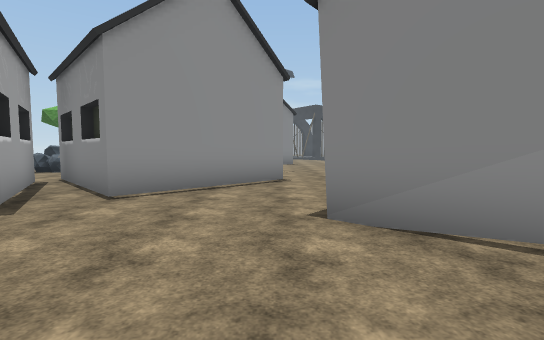
[1] (above)

23 first-person views from a walk through a 3-D level made in the Unity game engine. The camera is 1.5 m above the floor, tilts 4° down and sees 85° across. The floor is counted in squares, 2 m on a side. Each view is taken from the middle of a square. On the plan, view 1 faces up. The plan holds only what a view shows up to about 10 squares ahead; the rest is blank. The place goes on beyond the plan. The player is left out. Some surface patterns are stand-ins.

[2]
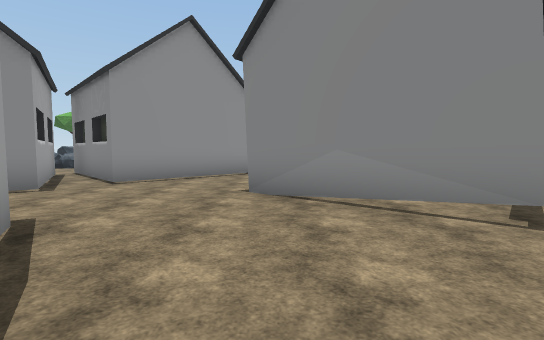

[3]
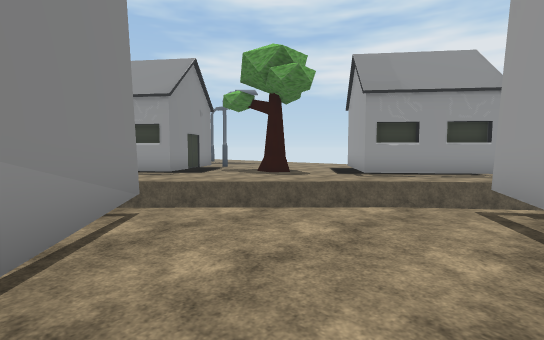

[4]
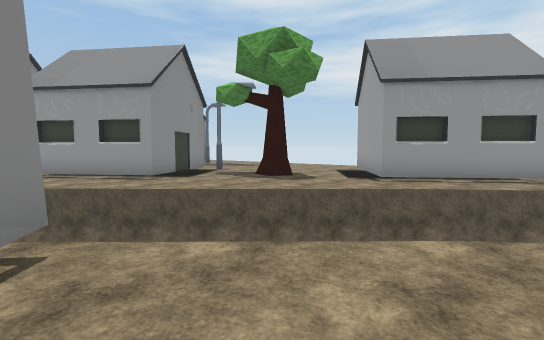

[5]
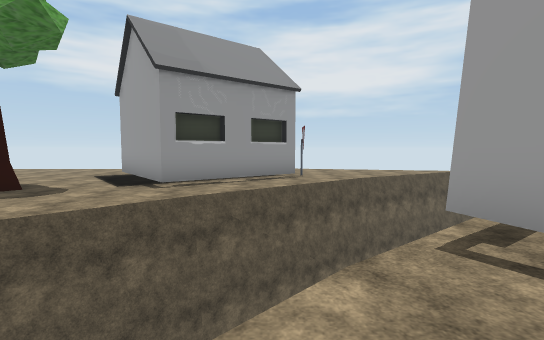

[6]
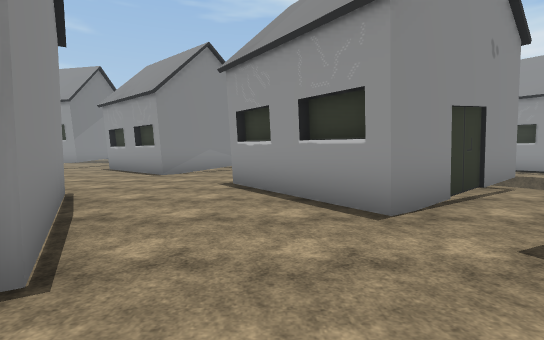

[7]
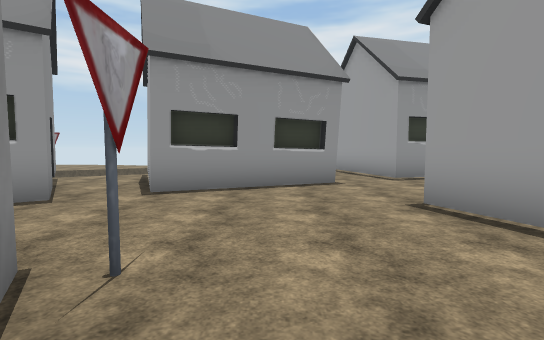

[8]
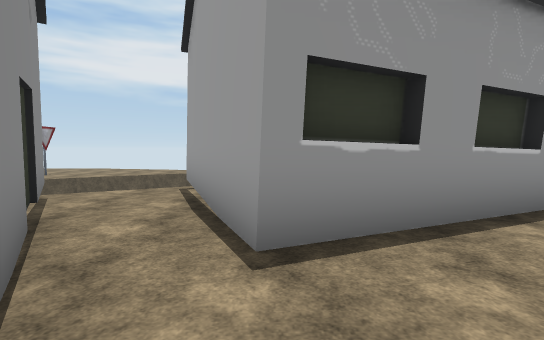

[9]
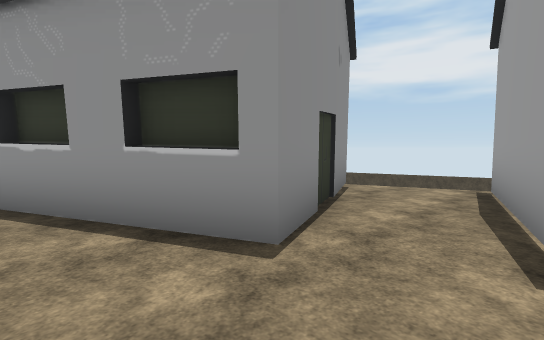

[10]
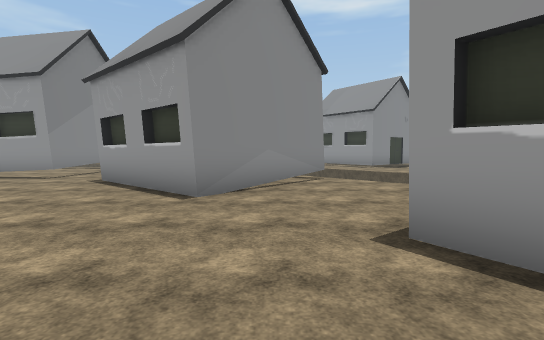

[11]
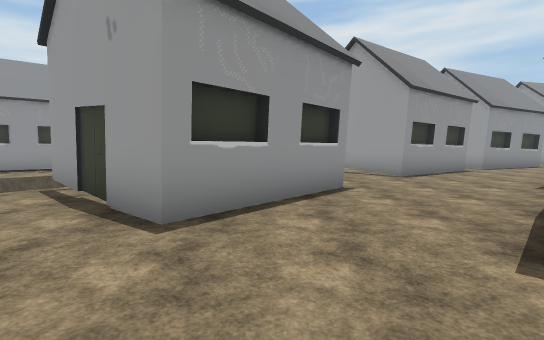

[12]
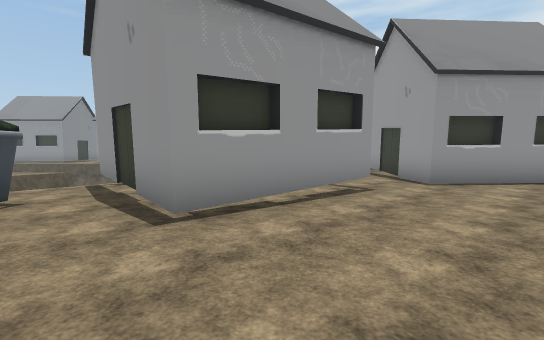

[13]
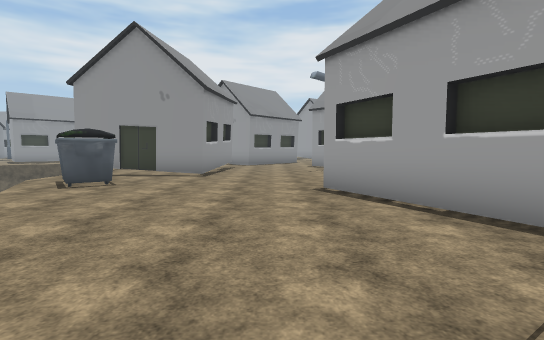

[14]
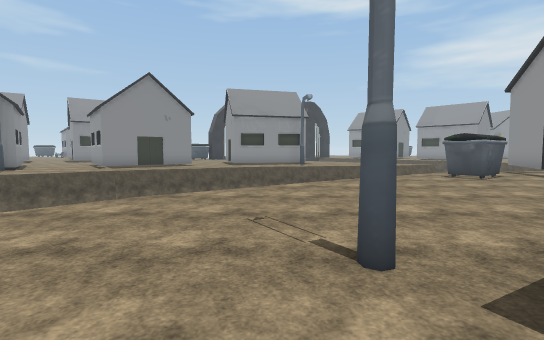

[15]
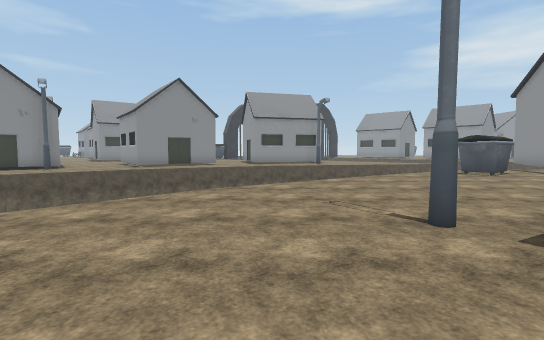

[16]
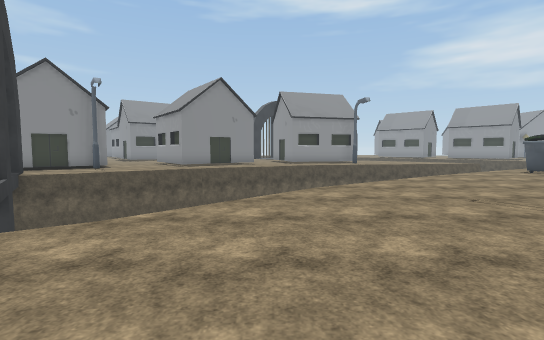

[17]
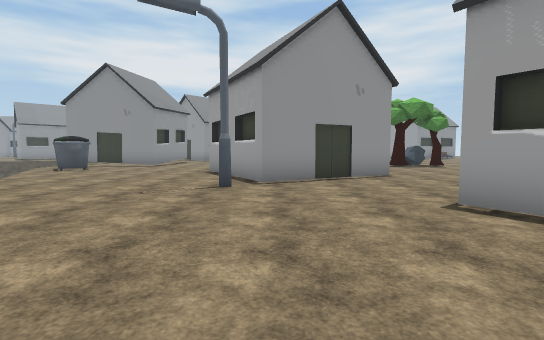

[18]
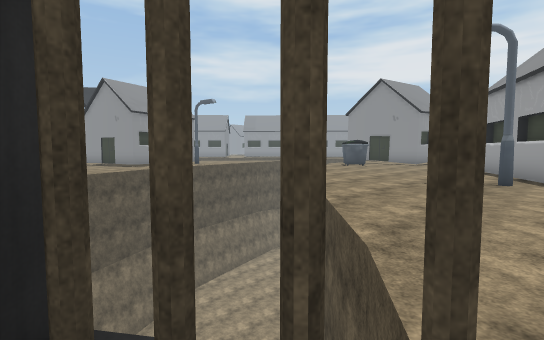

[19]
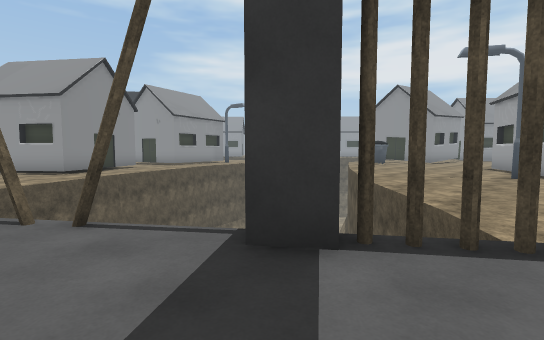

[20]
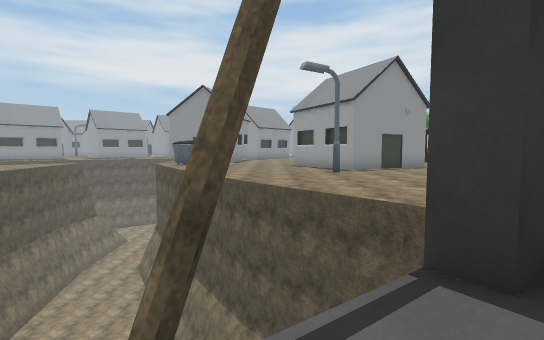

[21]
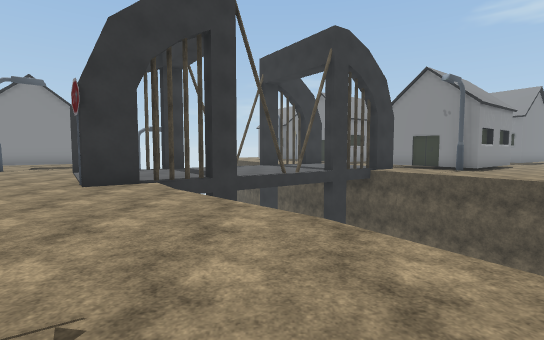

[22]
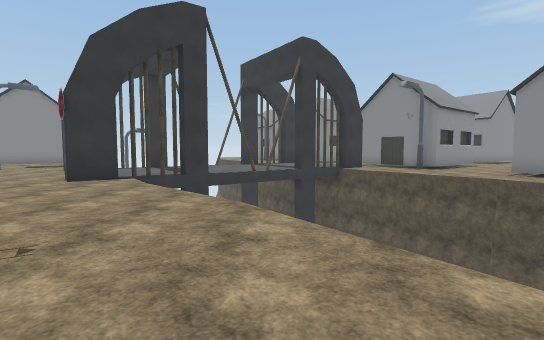

[23]
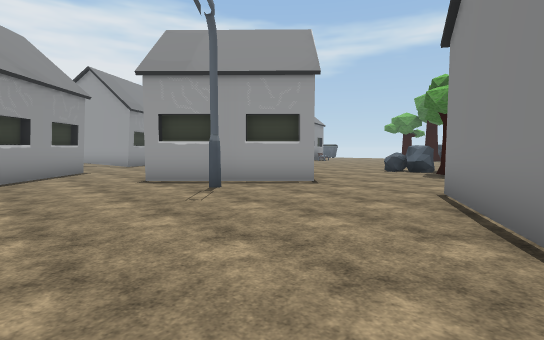

### Floor plan
Key: @ floor where view 1 was taken; # wall or solid block; x gap in a wall; . main floor; - floor 0.25 m lower than the main floor; _ floor 3.25 m lower than the main floor; / step, stairs or slope; v drop or lower ground; S streetlight; T tree; I sign; C container; O other object.
Columns run from 12 left of view 1 to 9 right of it. Each row starts with its distance up from view 1.
 30                   ##
 29                  #v-
 28       ..# .....#x  v..
 27       ... ....vv   v..
 26        .....#x      v.
 25        ...##_       vv
 24         ..I._        v
 23          ....v       v
 22          .....v     vv
 21         #......vv  v
 20         #.......vvvv
 19         .........vvvvv
 18        ....#S....v vvv
 17        ...##......
 16       ..#####.....v
 15      ...    #......v
 14      ...  ####....CC
 13           #.......CCv
 12       T.............v
 11      O..........#####
 10     OO..........#
  9      ....##.S...#
  8       ..  ##....###
  7       .##  ##.....
  6        #####...#..
  5        ####...###..
  4        ##.....# ##.v
  3     . ###....##   x
  2    ..##.......##
  1   ...I.........##    v
  0  #.......###@...v   v.
 -1  #......####...v   v..
 -2  .......## ##.v   v..#
 -3  ...###..#   v   v...#
 -4 ...## ##.##     v....-
 -5 ##..#  #..v   vv....--
 -6  #..#  #v    vv...-/T
 -7  #..#       vv..##---
 -8  #..v      v..#####---
 -9          vv..I#   ##--

Positions as (right, up) in squares from view 1, and headings:
1: (0, 0), facing up
2: (1, -2), facing up
3: (0, 2), facing down-right
4: (1, 1), facing down-right
5: (2, 0), facing down
6: (-8, 0), facing right
7: (-8, 3), facing down
8: (-6, 0), facing down
9: (-11, -2), facing down-right
10: (-4, 2), facing right
11: (2, 9), facing down
12: (1, 13), facing down-right
13: (2, 20), facing down
14: (-2, 19), facing right
15: (-3, 20), facing right
16: (-3, 22), facing right
17: (-1, 24), facing down
18: (-1, 26), facing down-right
19: (-1, 28), facing down-right
20: (2, 28), facing down
21: (2, 18), facing up
22: (3, 17), facing up
23: (3, 14), facing down-left
